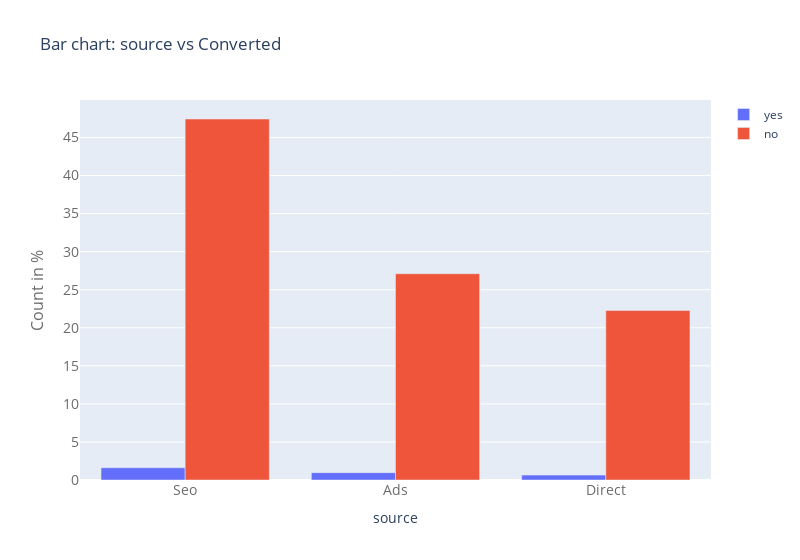

Write notebook code for a chart like this one.
### Code cell
CCplot(df, 'source', 'converted')

### Figure 1 — Plotly figure (JSON) as saved in the notebook; plotly's stock layout.template omitted (floating-point values rounded to 4 significant figures)
{"data": [{"name": "yes", "type": "bar", "x": ["Seo", "Ads", "Direct"], "y": [1.61, 0.9647, 0.6427]}, {"name": "no", "type": "bar", "x": ["Seo", "Ads", "Direct"], "y": [47.42, 27.1, 22.26]}], "layout": {"title": {"text": "Bar chart: source vs Converted"}, "width": 800, "xaxis": {"tickfont": {"color": "rgb(107, 107, 107)", "size": 14}, "title": {"text": "source"}}, "yaxis": {"tickfont": {"color": "rgb(107, 107, 107)", "size": 14}, "title": {"font": {"color": "rgb(107, 107, 107)", "size": 16}, "text": "Count in %"}}}}
